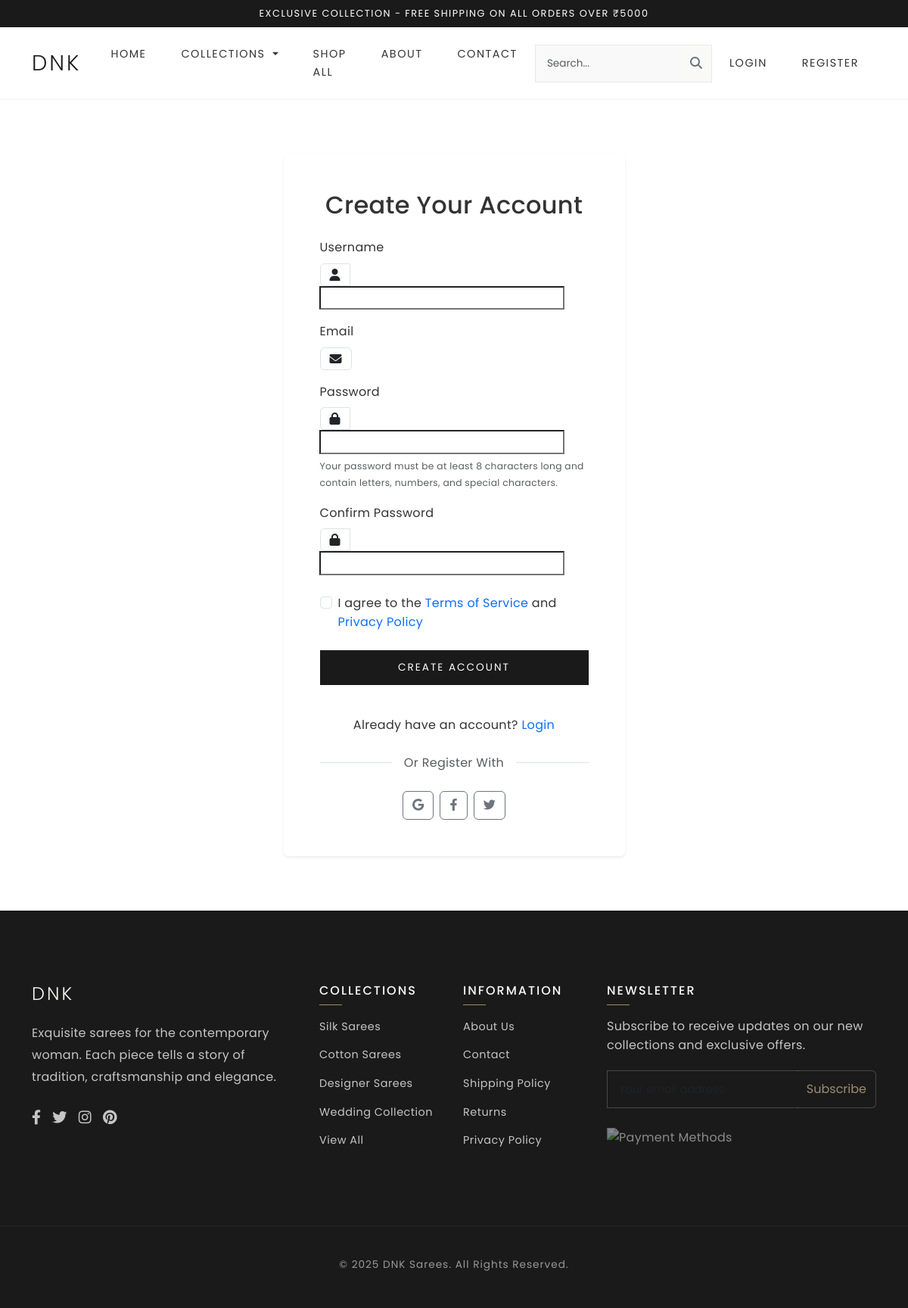
Screenshot of /register/ with the database file from the repository.
### store/models.py (models this page shows, shortened)
class Category(models.Model):
    name = models.CharField(max_length=100)
    slug = models.SlugField(unique=True, blank=True)
    image = models.ImageField(upload_to='category_images/', blank=True, null=True)
    description = models.TextField(blank=True, null=True)
    is_featured = models.BooleanField(default=False)
    class Meta:
        verbose_name_plural = "Categories"

### store/views.py (the view)
# urls.py: path('register/', views.register_view, name='register'),
def register_view(request):
    if request.method == 'POST':
        form = UserCreationForm(request.POST)
        if form.is_valid():
            user = form.save()
            UserProfile.objects.create(user=user)
            login(request, user)  # Log user in after register
            messages.success(request, "Your account has been created successfully!")
            return redirect('home')
        else:
            messages.error(request, "Please correct the errors below.")
    else:
        form = UserCreationForm()
    return render(request, 'store/register.html', {'form': form})

### store/views.py (called while the page is built)
def global_context(request):
    return {
        'categories': Category.objects.all(),
        'featured_categories': Category.objects.filter(is_featured=True),
        'brands': Brand.objects.all(),
    }

### store/templates/store/register.html (shortened to what this page needs)
{% extends 'store/base.html' %}
{% load static %}
{% block content %}
<div class="row justify-content-center">
    <div class="col-md-6 col-lg-5">
        <div class="form-container shadow-sm p-4 p-md-5 rounded">
            <h2 class="form-title text-center mb-4">Create Your Account</h2>
            <form method="post" class="needs-validation" novalidate>
                <div class="mb-3">
                    <label for="id_username" class="form-label">Username</label>
                    <div class="input-group">
                        <span class="input-group-text"><i class="fas fa-user"></i></span>
                        {{ form.username }}
                    </div>
                </div>
                <div class="mb-3">
                    <label for="id_email" class="form-label">Email</label>
                    <div class="input-group">
                        <span class="input-group-text"><i class="fas fa-envelope"></i></span>
                    </div>
                </div>
                <div class="mb-3">
                    <label for="id_password1" class="form-label">Password</label>
                    <div class="input-group">
                        <span class="input-group-text"><i class="fas fa-lock"></i></span>
                        {{ form.password1 }}
                    </div>
                    <div class="form-text">
                        <small>Your password must be at least 8 characters long and contain letters, numbers, and special characters.</small>
                    </div>
                </div>
                <div class="mb-4">
                    <label for="id_password2" class="form-label">Confirm Password</label>
                    <div class="input-group">
                        <span class="input-group-text"><i class="fas fa-lock"></i></span>
                        {{ form.password2 }}
                    </div>
                </div>
                <div class="mb-4 form-check">
                    <input type="checkbox" class="form-check-input" id="termsCheck" required>
                    <label class="form-check-label" for="termsCheck">I agree to the <a href="#" class="text-decoration-none">Terms of Service</a> and <a href="#" class="text-decoration-none">Privacy Policy</a></label>
                </div>
                <button type="submit" class="btn btn-primary w-100 mb-3">Create Account</button>
                <div class="text-center mt-4">
                    <p>Already have an account? <a href="{% url 'login' %}" class="text-decoration-none">Login</a></p>
                </div>
    </form>
            <div class="divider d-flex align-items-center my-4">
                <span class="text-muted mx-3">Or Register With</span>
            </div>
            <div class="social-login d-flex justify-content-center">
                <a href="#" class="btn btn-outline-secondary me-2"><i class="fab fa-google"></i></a>
                <a href="#" class="btn btn-outline-secondary me-2"><i class="fab fa-facebook-f"></i></a>
                <a href="#" class="btn btn-outline-secondary"><i class="fab fa-twitter"></i></a>
            </div>
        </div>
    </div>
</div>
{% endblock %}

### store/templates/store/base.html (shortened to what this page needs)
{% load static %}
<!DOCTYPE html>
<html lang="en">
<head>
    <link href="https://cdn.jsdelivr.net/npm/bootstrap@5.3.0/dist/css/bootstrap.min.css" rel="stylesheet">
    <link rel="stylesheet" href="https://cdnjs.cloudflare.com/ajax/libs/font-awesome/6.4.0/css/all.min.css">
    <link rel="stylesheet" href="{% static 'store/style.css' %}">
</head>
<body>
    <div class="bg-dark text-white py-2">
        <div class="container text-center">
            <p class="mb-0" style="letter-spacing: 1.5px; font-size: 0.8rem; text-transform: uppercase;">Exclusive collection - Free shipping on all orders over ₹5000</p>
        </div>
    </div>
    <nav class="navbar navbar-expand-lg navbar-light py-3 sticky-top">
        <div class="container">
            <a class="navbar-brand" href="{% url 'home' %}">DNK</a>
        <div class="collapse navbar-collapse" id="navbarContent">
                <ul class="navbar-nav mx-auto">
                    <li class="nav-item"><a class="nav-link" href="{% url 'home' %}">Home</a></li>
                    <li class="nav-item dropdown">
                        <a class="nav-link dropdown-toggle" href="#" id="categoriesDropdown" role="button" data-bs-toggle="dropdown">
                            Collections
                        </a>
                    </li>
                    <li class="nav-item"><a class="nav-link" href="{% url 'search' %}">Shop All</a></li>
                    <li class="nav-item"><a class="nav-link" href="{% url 'about' %}">About</a></li>
                    <li class="nav-item"><a class="nav-link" href="{% url 'contact' %}">Contact</a></li>
                </ul>
                <form class="d-flex me-auto search-form" action="{% url 'search' %}" method="GET">
                    <div class="input-group">
                        <input type="search" name="q" class="form-control" placeholder="Search...">
                        <button class="btn btn-outline-secondary" type="submit">
                            <i class="fas fa-search"></i>
                        </button>
                    </div>
                </form>
            <ul class="navbar-nav ms-auto">
                {% if user.is_authenticated %}
                        <li class="nav-item">
                            <a class="nav-link cart-icon" href="{% url 'view_cart' %}">
                                <i class="fas fa-shopping-bag"></i>
                                <span class="cart-count">
                                    {% with cart_count=request.user.cart_items.count %}
                                    {{ cart_count }}
                                    {% endwith %}
                                </span>
                            </a>
                        </li>
                        <li class="nav-item">
                            <a class="nav-link" href="{% url 'wishlist' %}">
                                <i class="far fa-heart"></i>
                            </a>
                        </li>
                        <li class="nav-item dropdown">
                            <a class="nav-link dropdown-toggle" href="#" id="userDropdown" role="button" data-bs-toggle="dropdown">
                                <i class="fas fa-user"></i>
                            </a>
                            <ul class="dropdown-menu dropdown-menu-end" aria-labelledby="userDropdown">
                                <li><span class="dropdown-item-text">Hello, {{ user.first_name|default:user.username }}</span></li>
                                <li><hr class="dropdown-divider"></li>
                                <li><a class="dropdown-item" href="{% url 'profile' %}">My Profile</a></li>
                                {% if user.is_staff %}
                                    <li><a class="dropdown-item" href="{% url 'admin_dashboard' %}">Admin Dashboard</a></li>
                                {% endif %}
                                <li><a class="dropdown-item" href="{% url 'logout' %}">Logout</a></li>
                            </ul>
                        </li>
                {% else %}
                    <li class="nav-item"><a class="nav-link" href="{% url 'login' %}">Login</a></li>
                    <li class="nav-item"><a class="nav-link" href="{% url 'register' %}">Register</a></li>
                {% endif %}
            </ul>
            </div>
        </div>
    </nav>
    <div class="container my-5 py-4">
        {% block content %}{% endblock %}
    </div>
    <footer class="pt-5">
        <div class="container py-5">
            <div class="row">
                <div class="col-lg-4 col-md-6 mb-5 mb-md-0">
                    <h3 class="text-uppercase mb-4" style="font-weight: 300; letter-spacing: 3px; font-size: 1.5rem;">DNK</h3>
                    <p class="mb-4" style="color: #c5c5c5; line-height: 1.8;">Exquisite sarees for the contemporary woman. Each piece tells a story of tradition, craftsmanship and elegance.</p>
                    <div class="social-icons mb-4">
                        <a href="#"><i class="fab fa-facebook-f"></i></a>
                        <a href="#"><i class="fab fa-twitter"></i></a>
                        <a href="#"><i class="fab fa-instagram"></i></a>
                        <a href="#"><i class="fab fa-pinterest"></i></a>
                    </div>
                </div>
                <div class="col-lg-2 col-md-6 mb-5 mb-md-0">
                    <h5 class="footer-title">Collections</h5>
                    <ul class="footer-links">
                        {% for category in categories|slice:":5" %}
                        <li><a href="{% url 'category' category.slug %}">{{ category.name }}</a></li>
                        {% endfor %}
                        <li><a href="{% url 'search' %}">View All</a></li>
                    </ul>
                </div>
                <div class="col-lg-2 col-md-6 mb-5 mb-md-0">
                    <h5 class="footer-title">Information</h5>
                    <ul class="footer-links">
                        <li><a href="{% url 'about' %}">About Us</a></li>
                        <li><a href="{% url 'contact' %}">Contact</a></li>
                        <li><a href="#">Shipping Policy</a></li>
                        <li><a href="#">Returns</a></li>
                        <li><a href="#">Privacy Policy</a></li>
                    </ul>
                </div>
                <div class="col-lg-4 col-md-6">
                    <h5 class="footer-title">Newsletter</h5>
                    <p style="color: #c5c5c5; margin-bottom: 20px;">Subscribe to receive updates on our new collections and exclusive offers.</p>
                    <form class="mb-3">
                        <div class="input-group">
                            <input type="email" class="form-control bg-transparent border-end-0" placeholder="Your email address" style="border-color: rgba(255,255,255,0.2); color: #fff;">
                            <button class="btn btn-outline-secondary border-start-0" type="submit" style="border-color: rgba(255,255,255,0.2); color: var(--secondary-color);">Subscribe</button>
                        </div>
                    </form>
                    <div class="mt-4">
                        <img src="{% static 'store/images/payment-methods.png' %}" alt="Payment Methods" class="img-fluid" style="max-height: 24px; opacity: 0.5;">
                    </div>
                </div>
            </div>
        </div>
        <div class="copyright">
            <div class="container text-center">
                <p>© {% now "Y" %} DNK Sarees. All Rights Reserved.</p>
            </div>
        </div>
    </footer>
</body>
</html>

### store/static/store/style.css (style rules this page uses)
:root { --primary-color: #1a1a1a; --secondary-color: #9c8c6c; --accent-color: #d4c8a8; --light-bg: #f9f9f7; --dark-bg: #1a1a1a; --text-color: #333; --light-text: #fff; --border-radius: 0px; --box-shadow: 0 4px 12px rgba(0, 0, 0, 0.05); --transition: all 0.3s ease; --primary-color-rgb: 26, 26, 26; --secondary-color-rgb: 156, 140, 108; }
body { font-family: 'Poppins', 'Segoe UI', sans-serif; color: var(--text-color); background-color: #fff; overflow-x: hidden; letter-spacing: 0.02em; line-height: 1.6; }
.navbar { padding: 20px 0; background-color: transparent !important; box-shadow: none; border-bottom: 1px solid rgba(0,0,0,0.05); transition: all 0.3s ease; }
.navbar-brand { font-weight: 300; font-size: 1.8rem; color: var(--primary-color) !important; letter-spacing: 3px; text-transform: uppercase; }
.nav-link { color: var(--text-color) !important; font-weight: 400; margin: 0 15px; transition: var(--transition); font-size: 0.9rem; text-transform: uppercase; letter-spacing: 1.5px; }
.bg-dark { background-color: var(--dark-bg) !important; }
.btn-primary { background-color: var(--primary-color); border-color: var(--primary-color); padding: 12px 30px; font-weight: 400; transition: var(--transition); border-radius: var(--border-radius); text-transform: uppercase; letter-spacing: 2px; font-size: 0.85rem; }
footer { background-color: var(--dark-bg); padding: 70px 0 30px; color: #f9f9f7; }
.footer-title { font-size: 1rem; font-weight: 500; margin-bottom: 25px; letter-spacing: 2px; text-transform: uppercase; position: relative; }
.footer-title:after { content: ''; position: absolute; left: 0; bottom: -10px; width: 30px; height: 1px; background-color: var(--secondary-color); }
.footer-links { list-style: none; padding: 0; margin: 0; }
.footer-links li { margin-bottom: 12px; }
.footer-links a { color: #c5c5c5; text-decoration: none; transition: var(--transition); font-size: 0.9rem; letter-spacing: 0.5px; }
.social-icons { display: flex; gap: 15px; }
.social-icons a { color: #c5c5c5; font-size: 1.2rem; transition: var(--transition); }
.copyright { padding-top: 40px; margin-top: 40px; border-top: 1px solid rgba(255,255,255,0.05); font-size: 0.85rem; color: #999; letter-spacing: 1px; }
.search-form .form-control { border-radius: 0; border: 1px solid #e9e9e9; font-size: 0.85rem; padding: 8px 15px; background-color: #f9f9f9; }
.search-form .btn { border-radius: 0; background-color: var(--light-bg); border: 1px solid #e9e9e9; border-left: none; }
.form-control, .form-select { border-radius: 0; padding: 10px 15px; border: 1px solid #e0e0e0; font-size: 0.9rem; }

### store/templates/store/register.html (style rules this page uses)
.form-container { background-color: white; }
.form-control { height: 50px; }
.input-group-text { background-color: transparent; }
.divider { position: relative; }
.divider::before, .divider::after { content: ""; flex: 1; border-bottom: 1px solid #dee2e6; }

### rows the page displays
Category: name "Silk Sarees"
Category: name "Cotton Sarees"
Category: name "Designer Sarees"
Category: name "Wedding Collection"
